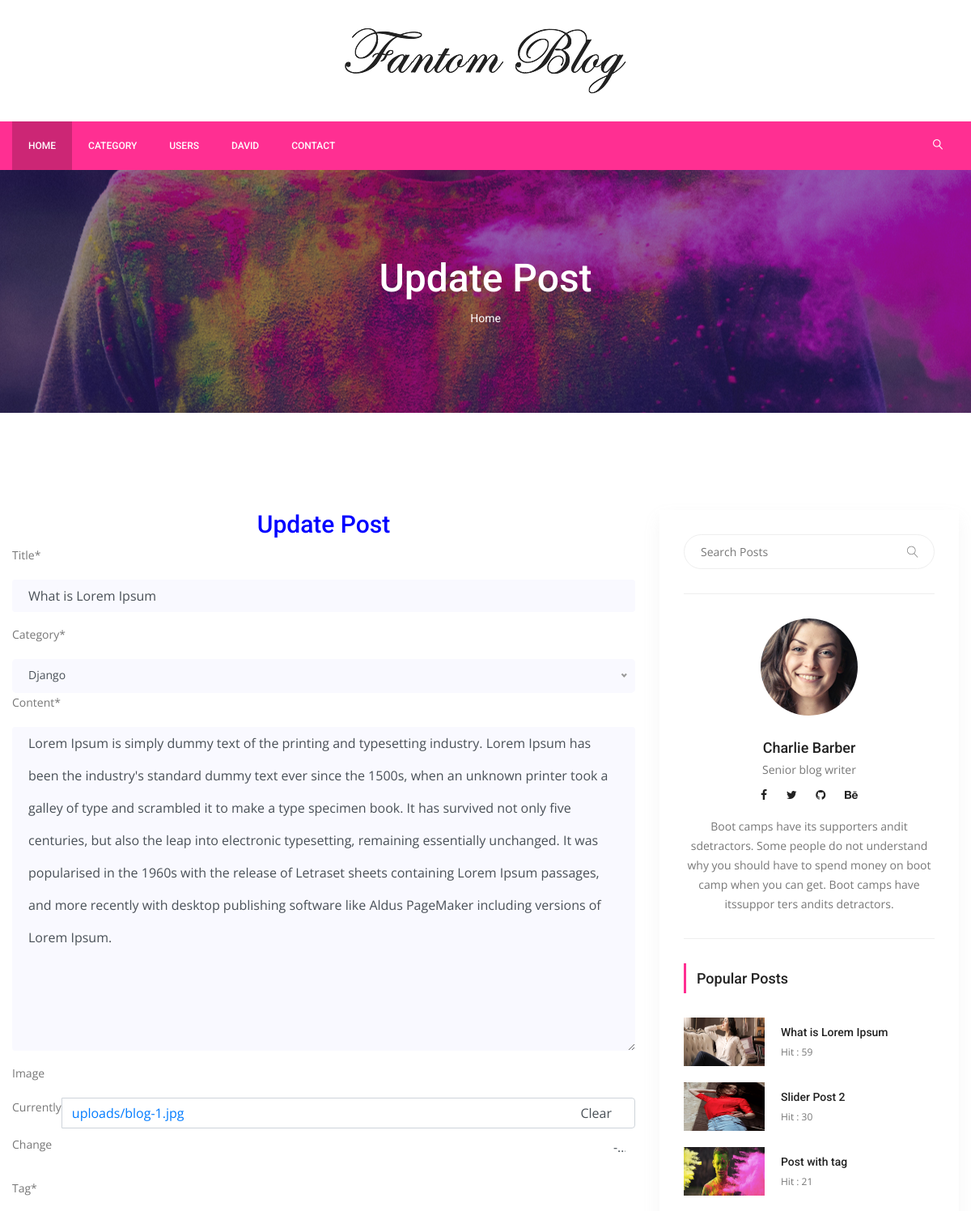
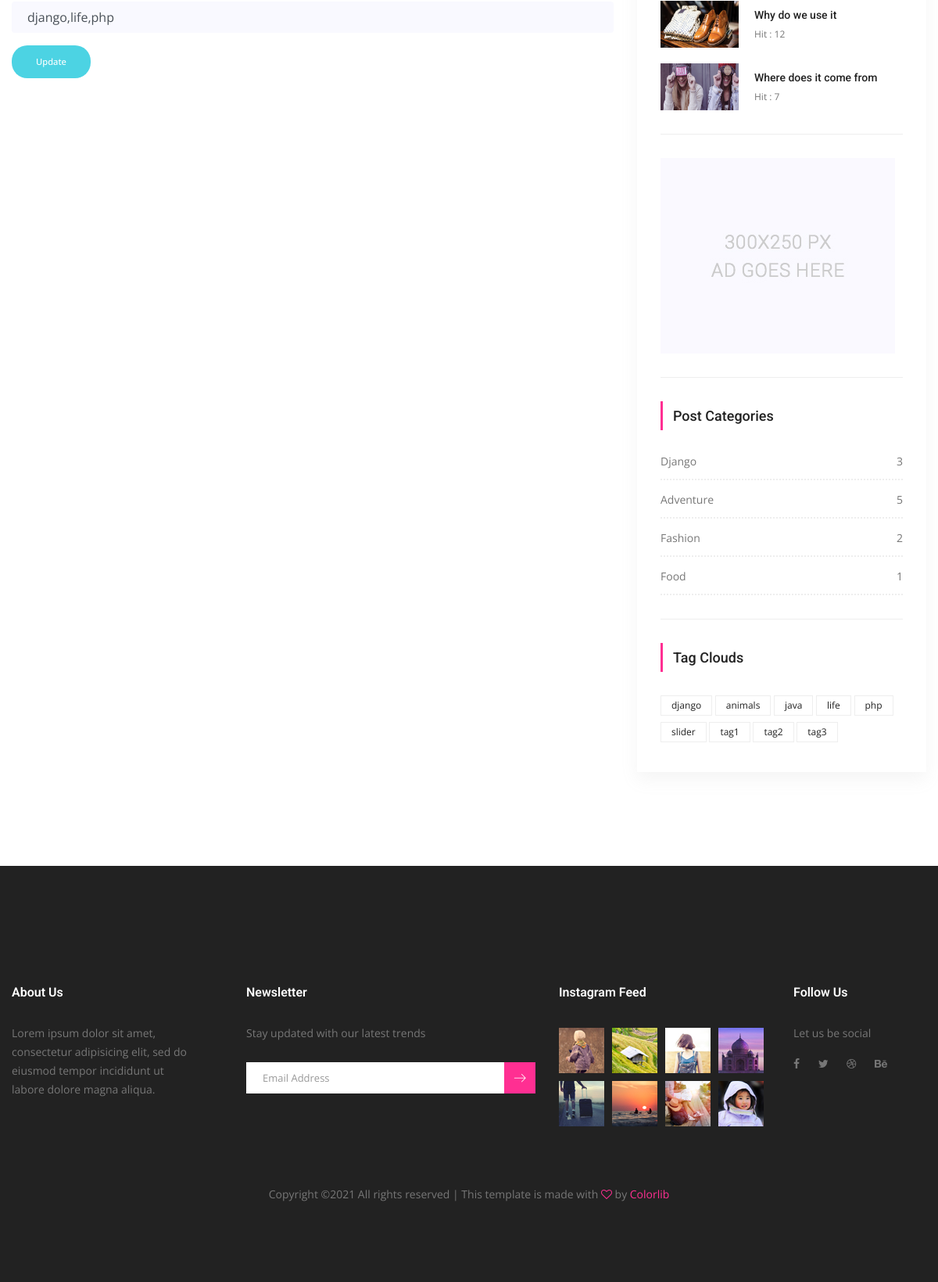
The app's page /post-update/1/what-is-lorem-ipsum (signed in) with its own data (2 pictures, top to bottom).
### posts/models.py (models this page shows, shortened)
class Post(models.Model):
    title = models.CharField(max_length=150)
    content = models.TextField()
    publishing_date = models.DateTimeField(auto_now_add=True)
    image = models.ImageField(blank=True,null=True,upload_to='uploads/')
    user = models.ForeignKey(settings.AUTH_USER_MODEL,on_delete=models.CASCADE)
    slug = models.SlugField(default="slug",editable=False)
    category = models.ForeignKey(Category,on_delete=models.CASCADE,default=1,related_name="posts")
    tag = models.ManyToManyField(Tag,related_name="posts",blank=True)
    slider_post = models.BooleanField(default=False)
    hit = models.PositiveIntegerField(default=0)
    def post_tag(self):
        return ','.join(str(tag) for tag in self.tag.all())

class Category(models.Model):
    title = models.CharField(max_length=150)
    slug = models.SlugField(editable=False)
    def __str__(self):
        return self.title
    def post_count(self):
        return self.posts.all().count()

class Tag(models.Model):
    title = models.CharField(max_length=50)
    slug = models.SlugField(editable=False)
    def __str__(self):
        return self.title

### posts/views.py (the view, shortened to what this page needs)
# urls.py: path('post-update/<int:pk>/<slug:slug>',UpdatePostView.as_view(),name="post_update"),
@method_decorator(login_required(login_url='users/login'),name="dispatch")
class UpdatePostView(UpdateView):
    model = Post
    template_name = 'posts/post-update.html'
    form_class = PostUpdateForm
    def get(self,request,*args,**kwargs):
        self.object = self.get_object()
        if self.object.user != request.user:
            return HttpResponseRedirect('/')
        return super(UpdatePostView, self).get(request,*args,**kwargs)

### posts/forms.py
class PostUpdateForm(forms.ModelForm):
    def __init__(self,*args,**kwargs):
        super(PostUpdateForm, self).__init__(*args,**kwargs)
        self.helper = FormHelper()
        self.helper.form_method='post'
        self.helper.field_class='mt-10'
        self.helper.layout = Layout(
            Field("title",css_class="single-input",placeholder="Title"),
            Field("category",css_class="single-input"),
            Field("content",css_class="single-input",placeholder="Your Content"),
            Field("image",css_class="single-input"),
            Field("tag",css_class="single-input",placeholder="Your Tags",value=self.instance.post_tag()),
        )
        self.helper.add_input(Submit('submit','Update',css_class="genric-btn success circle"))
    tag = forms.CharField()
    class Meta:
        model = Post
        fields = [
            'title',
            'category',
            'content',
            'image',
        ]

### posts/templatetags/custom_tags.py (called while the page is built)
@register.simple_tag(name="categories")
def all_categories():
    return Category.objects.all()

@register.simple_tag(name="tags")
def all_tags():
    return Tag.objects.all()

@register.simple_tag(name="hit_posts")
def hit_posts():
    return Post.objects.order_by('-hit')[:5]

### templates/posts/post-update.html
{% extends 'base.html' %}
{% load static %}
{% load crispy_forms_tags %}
{% block content %}
        <section class="banner_area">
            <div class="banner_inner d-flex align-items-center">
            	<div class="overlay bg-parallax" data-stellar-ratio="0.9" data-stellar-vertical-offset="0" data-background=""></div>
				<div class="container">
					<div class="banner_content text-center">
						<h2>Update Post</h2>
						<div class="page_link">
							<a href="{% url 'index' %}">Home</a>
						</div>
					</div>
				</div>
            </div>
        </section>
        <section class="blog_area p_120">
            <div class="container">
                <div class="row">
                    <div class="col-lg-8">
                        <h2 style="text-align:center;color:blue">Update Post</h2>
                        <div class="blog_left_sidebar">
                            {% crispy form %}
                        </div>
                    </div>
                    {% include 'right_side.html' %}
                </div>
            </div>
        </section>
       {% endblock %}

### templates/base.html (shortened to what this page needs)
{% load static %}
{% load custom_tags %}
<!doctype html>
<html lang="en">
    <head>
        <link rel="stylesheet" href="{% static "css/bootstrap.css" %}">
        <link rel="stylesheet" href="{% static "vendors/linericon/style.css" %}">
        <link rel="stylesheet" href="{% static "css/font-awesome.min.css" %}">
        <link rel="stylesheet" href="{% static "vendors/owl-carousel/owl.carousel.min.css" %}">
        <link rel="stylesheet" href="{% static "vendors/lightbox/simpleLightbox.css" %}">
        <link rel="stylesheet" href="{% static "vendors/nice-select/css/nice-select.css" %}">
        <link rel="stylesheet" href="{% static "vendors/animate-css/animate.css" %}">
        <link rel="stylesheet" href="{% static "vendors/jquery-ui/jquery-ui.css" %}">
        <link rel="stylesheet" href="{% static "css/style.css" %}">
        <link rel="stylesheet" href="{% static "css/responsive.css" %}">
    </head>
    <body>
        <header class="header_area">
            <div class="logo_part">
            	<div class="container">
            		<a class="logo" href="{% url 'index' %}"><img src="{% static "img/logo.png" %}" alt=""></a>
            	</div>
            </div>
			<div class="main_menu">
				<nav class="navbar navbar-expand-lg navbar-light">
					<div class="container">
						<div class="collapse navbar-collapse offset" id="navbarSupportedContent">
							<ul class="nav navbar-nav menu_nav">
								<li class="nav-item active"><a class="nav-link" href="{% url 'index' %}">Home</a></li>
								<li class="nav-item submenu dropdown">
									<a href="#" class="nav-link dropdown-toggle" data-toggle="dropdown" role="button" aria-haspopup="true" aria-expanded="false">Category</a>
                                    {% categories as categories %}
								</li>
                                 <li class="nav-item"><a class="nav-link" href="{% url 'users:user_list' %}">Users</a></li>
								{% if user.is_authenticated %}
                                <li class="nav-item submenu dropdown">
									<a href="#" class="nav-link dropdown-toggle" data-toggle="dropdown" role="button" aria-haspopup="true" aria-expanded="false">{{ user.username }}</a>
								</li>
                                {% else %}
								<li class="nav-item"><a class="nav-link" href="{% url 'users:register' %}">Register</a></li>
								<li class="nav-item"><a class="nav-link" href="{% url 'users:login' %}">Login</a></li>
                                {% endif %}
                                <li class="nav-item"><a class="nav-link" href="contact.html">Contact</a></li>
							</ul>
							<ul class="nav navbar-nav navbar-right ml-auto">
								<li class="nav-item"><a href="#" class="search"><i class="lnr lnr-magnifier"></i></a></li>
							</ul>
						</div>
					</div>
				</nav>
			</div>
        </header>
    {% block content %}
    {% endblock %}
        <footer class="footer-area">
            <div class="container">
                <div class="row">
                    <div class="col-lg-3  col-md-6 col-sm-6">
                        <div class="single-footer-widget">
                            <h6 class="footer_title">About Us</h6>
                            <p>Lorem ipsum dolor sit amet, consectetur adipisicing elit, sed do eiusmod tempor incididunt ut labore dolore magna aliqua.</p>
                        </div>
                    </div>
                    <div class="col-lg-4 col-md-6 col-sm-6">
                        <div class="single-footer-widget">
                            <h6 class="footer_title">Newsletter</h6>
                            <p>Stay updated with our latest trends</p>
                            <div id="mc_embed_signup">
                                <form target="_blank" action="https://spondonit.us12.list-manage.com/subscribe/post?u=1462626880ade1ac87bd9c93a&amp;id=92a4423d01" method="get" class="subscribe_form relative">
                                    <div class="input-group d-flex flex-row">
                                        <input name="EMAIL" placeholder="Email Address" onfocus="this.placeholder = ''" onblur="this.placeholder = 'Email Address '" required="" type="email">
                                        <button class="btn sub-btn"><span class="lnr lnr-arrow-right"></span></button>
                                    </div>
                                </form>
                            </div>
                        </div>
                    </div>
                    <div class="col-lg-3 col-md-6 col-sm-6">
                        <div class="single-footer-widget instafeed">
                            <h6 class="footer_title">Instagram Feed</h6>
                            <ul class="list instafeed d-flex flex-wrap">
                                <li><img src="{% static "img/instagram/Image-01.jpg" %}" alt=""></li>
                                <li><img src="{% static "img/instagram/Image-02.jpg" %}" alt=""></li>
                                <li><img src="{% static "img/instagram/Image-03.jpg" %}" alt=""></li>
                                <li><img src="{% static "img/instagram/Image-04.jpg" %}" alt=""></li>
                                <li><img src="{% static "img/instagram/Image-05.jpg" %}" alt=""></li>
                                <li><img src="{% static "img/instagram/Image-06.jpg" %}" alt=""></li>
                                <li><img src="{% static "img/instagram/Image-07.jpg" %}" alt=""></li>
                                <li><img src="{% static "img/instagram/Image-08.jpg" %}" alt=""></li>
                            </ul>
                        </div>
                    </div>
                    <div class="col-lg-2 col-md-6 col-sm-6">
                        <div class="single-footer-widget f_social_wd">
                            <h6 class="footer_title">Follow Us</h6>
                            <p>Let us be social</p>
                            <div class="f_social">
                            	<a href="#"><i class="fa fa-facebook"></i></a>
								<a href="#"><i class="fa fa-twitter"></i></a>
								<a href="#"><i class="fa fa-dribbble"></i></a>
								<a href="#"><i class="fa fa-behance"></i></a>
                            </div>
                        </div>
                    </div>
                </div>
                <div class="row footer-bottom d-flex justify-content-between align-items-center">
                    <p class="col-lg-12 footer-text text-center">
Copyright &copy;<script>document.write(new Date().getFullYear());</script> All rights reserved | This template is made with <i class="fa fa-heart-o" aria-hidden="true"></i> by <a href="https://colorlib.com" target="_blank">Colorlib</a>
</p>
                </div>
            </div>
        </footer>
    </body>
</html>

### templates/right_side.html
{% load static %}
{% load custom_tags %}
<div class="col-lg-4">
                        <div class="blog_right_sidebar">
                            <aside class="single_sidebar_widget search_widget">
                                <form action="{% url 'search' %}" method="get">
                                <div class="input-group">
                                    <input type="text" class="form-control" placeholder="Search Posts" name="q">
                                    <span class="input-group-btn">
                                        <button class="btn btn-default" type="button"><i class="lnr lnr-magnifier"></i></button>
                                    </span>
                                </div></form>
                                <div class="br"></div>
                            </aside>
                            <aside class="single_sidebar_widget author_widget">
                                <img class="author_img rounded-circle" src="{% static "img/blog/author.png" %}" alt="">
                                <h4>Charlie Barber</h4>
                                <p>Senior blog writer</p>
                                <div class="social_icon">
                                    <a href="#"><i class="fa fa-facebook"></i></a>
                                    <a href="#"><i class="fa fa-twitter"></i></a>
                                    <a href="#"><i class="fa fa-github"></i></a>
                                    <a href="#"><i class="fa fa-behance"></i></a>
                                </div>
                                <p>Boot camps have its supporters andit sdetractors. Some people do not understand why you should have to spend money on boot camp when you can get. Boot camps have itssuppor ters andits detractors.</p>
                                <div class="br"></div>
                            </aside>
                            <aside class="single_sidebar_widget popular_post_widget">
                                <h3 class="widget_title">Popular Posts</h3>
                                {% hit_posts as posts %}
                                {% for post in posts %}
                                <div class="media post_item">
                                    <img src="{{ post.image.url }}" alt="post" style="width:100px;height:60px">
                                    <div class="media-body">
                                        <a href="{% url 'detail' post.pk post.slug %}"><h3>{{ post.title }}</h3></a>
                                        <p>Hit : {{ post.hit }}</p>
                                    </div>
                                </div>
                                {% endfor %}
                                <div class="br"></div>
                            </aside>
                            <aside class="single_sidebar_widget">
                                <a href="#"><img class="img-fluid" src="{% static "img/blog/add.jpg" %}" alt=""></a>
                                <div class="br"></div>
                            </aside>
                            <aside class="single_sidebar_widget post_category_widget">
                                <h4 class="widget_title">Post Categories</h4>
                                <ul class="list cat-list">
                                    {% categories as categories %}
                                    {% for category in categories %}
                                    <li>
                                        <a href="{% url 'category_detail' pk=category.id slug=category.slug %}" class="d-flex justify-content-between">
                                            <p>{{ category.title }}</p>
                                            <p>{{ category.post_count }}</p>
                                        </a>
                                    </li>
                                    {% endfor %}
                                </ul>
                                <div class="br"></div>
                            </aside>
                            <aside class="single-sidebar-widget tag_cloud_widget">
                                <h4 class="widget_title">Tag Clouds</h4>
                                <ul class="list">
                                    {% tags as labels %}
                                    {% for label in labels %}
                                    <li><a href="{% url 'tag_detail' label.slug %}">{{ label }}</a></li>
                                    {% endfor %}
                                </ul>
                            </aside>
                        </div>
                    </div>

### static/css/responsive.css (style rules this page uses)
@media (max-width:1619px) { .header_area .navbar .search { margin-left: 40px; } }

### records on screen
Post: title "What is Lorem Ipsum", content "Lorem Ipsum is simply dummy text of the printing and typesetting industry. Lorem Ipsum has been the industry's standard dummy text ever since the 1500s, when an unknown printer took a galley of type and scrambled it to make a type specimen book. It has survived not only five centuries, but also the leap into electronic typesetting, remaining essentially unchanged. It was popularised in the 1960s with the release of Letraset sheets containing Lorem Ipsum passages, and more recently with desktop publishing software like Aldus PageMaker including versions of Lorem Ipsum.", image (picture), hit "59"
Post: image (picture), title "Slider Post 2", hit "30"
Post: image (picture), title "Post with tag", hit "21"
Post: image (picture), title "Why do we use it", hit "12"
Post: image (picture), title "Where does it come from", hit "7"
Category: title "Django", post_count "3"
Category: title "Adventure", post_count "5"
Category: title "Fashion", post_count "2"
Category: title "Food", post_count "1"
Tag: title "django"
Tag: title "animals"
Tag: title "java"
Tag: title "life"
Tag: title "php"
Tag: title "slider"
Tag: title "tag1"
Tag: title "tag2"
Tag: title "tag3"

### other values on screen
{{ user.username }} "DAVID"
